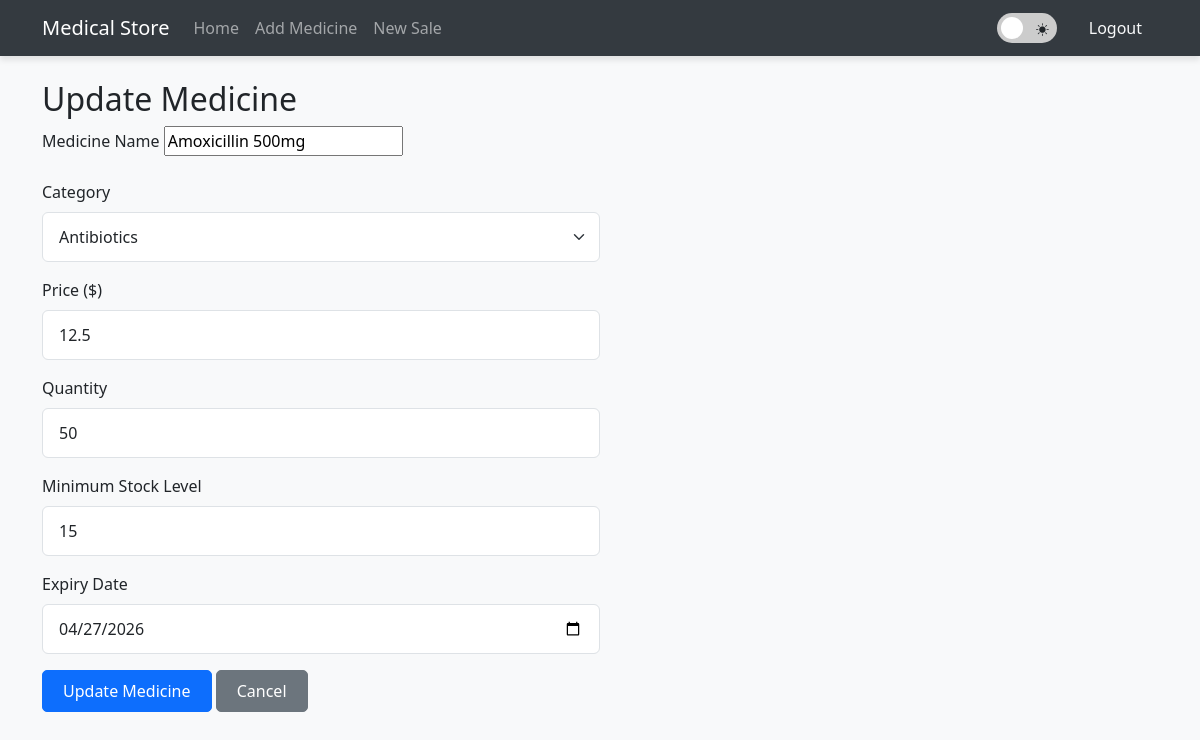
The app's page /update_medicine/1 (signed in) with its own data.
### app.py (models this page shows, shortened)
class Medicine(db.Model):
    id = db.Column(db.Integer, primary_key=True)
    name = db.Column(db.String(100), nullable=False)
    category = db.Column(db.String(50), nullable=False)
    price = db.Column(db.Float, nullable=False)
    quantity = db.Column(db.Integer, nullable=False)
    min_stock_level = db.Column(db.Integer, default=10)
    expiry_date = db.Column(db.Date, nullable=False)
    created_at = db.Column(db.DateTime, default=datetime.utcnow)
    updated_at = db.Column(db.DateTime, default=datetime.utcnow, onupdate=datetime.utcnow)

### app.py (the view, shortened to what this page needs)
@app.route('/update_medicine/<int:id>', methods=['GET', 'POST'])
@login_required
def update_medicine(id):
    if current_user.role != 'pharmacist':
        flash('Access denied: Pharmacists only', 'error')
        return redirect(url_for('index'))
    medicine = Medicine.query.get_or_404(id)
    return render_template('update_medicine.html', medicine=medicine, MEDICINE_CATEGORIES=MEDICINE_CATEGORIES)

### app.py (called while the page is built)
@login_manager.user_loader
def load_user(user_id):
    return User.query.get(int(user_id))

@app.before_request
def auto_check_stock():
    global last_check
    if (datetime.now() - last_check).total_seconds() > 3600:  # 3600 seconds = 1 hour
        if request.endpoint in ['index', 'stock_levels', 'inventory_status_report']:
            check_stock_and_notify()
            last_check = datetime.now()

@app.context_processor
def inject_medicines():
    if current_user.is_authenticated:
        if current_user.role == 'store_manager':
            check_stock_and_notify()
        medicines = Medicine.query.all()
        low_stock_count = 0
        out_of_stock_count = 0
        for medicine in medicines:
            if medicine.quantity <= 0:
                out_of_stock_count += 1
            elif medicine.quantity < medicine.min_stock_level:
                low_stock_count += 1
        return {
            'medicines': medicines,
            'low_stock_count': low_stock_count,
            'out_of_stock_count': out_of_stock_count,
            'notification_count': low_stock_count + out_of_stock_count
        }
    return {'medicines': [], 'low_stock_count': 0, 'out_of_stock_count': 0, 'notification_count': 0}

    @property
    def role(self):
        return self.user_type

### templates/update_medicine.html
{% extends 'base.html' %}
{% block content %}
<h2>Update Medicine</h2>
<form method="POST" class="col-md-6">
    <div class="mb-3">
        <label for="name" class="form-label">Medicine Name</label>
        <input type="text" class="form-label" id="name" name="name" value="{{ medicine.name }}" required>
    </div>
    <div class="mb-3">
        <label for="category" class="form-label">Category</label>
        <select class="form-select" id="category" name="category" required>
            {% for category in MEDICINE_CATEGORIES %}
                <option value="{{ category }}" {% if category == medicine.category %}selected{% endif %}>{{ category }}</option>
            {% endfor %}
        </select>
    </div>
    <div class="mb-3">
        <label for="price" class="form-label">Price ($)</label>
        <input type="number" step="0.01" class="form-control" id="price" name="price" value="{{ medicine.price }}" required>
    </div>
    <div class="mb-3">
        <label for="quantity" class="form-label">Quantity</label>
        <input type="number" class="form-control" id="quantity" name="quantity" value="{{ medicine.quantity }}" required>
    </div>
    <div class="mb-3">
        <label for="min_stock_level" class="form-label">Minimum Stock Level</label>
        <input type="number" class="form-control" id="min_stock_level" name="min_stock_level" value="{{ medicine.min_stock_level }}" required>
    </div>
    <div class="mb-3">
        <label for="expiry_date" class="form-label">Expiry Date</label>
        <input type="date" class="form-control" id="expiry_date" name="expiry_date" value="{{ medicine.expiry_date.strftime('%Y-%m-%d') }}" required>
    </div>
    <button type="submit" class="btn btn-primary">Update Medicine</button>
    <a href="{{ url_for('index') }}" class="btn btn-secondary">Cancel</a>
</form>
{% endblock %}

### templates/base.html (style rules this page uses)
:root { --bg-main: #f8f9fa; --bg-card: #ffffff; --text-color: #212529; --border-color: #dee2e6; --nav-bg: #343a40; --link-color: #007bff; --hover-bg: #f0f0f0; --transition: all 0.3s ease; --shadow: 0 4px 6px rgba(0, 0, 0, 0.1); --chart-grid: rgba(0, 0, 0, 0.1); }
body { background-color: var(--bg-main); color: var(--text-color); transition: var(--transition); }
.btn { transition: all 0.3s ease; border-radius: 5px; padding: 0.5rem 1.25rem; }
.form-control, .form-select { border-radius: 6px; border: 1px solid var(--border-color); background-color: var(--bg-card); color: var(--text-color); transition: var(--transition); padding: 0.75rem 1rem; }

### records on screen
Medicine: name "Amoxicillin 500mg", category "Antibiotics", price "12.5", quantity "50", min_stock_level "15", expiry_date "04/27/2026"
